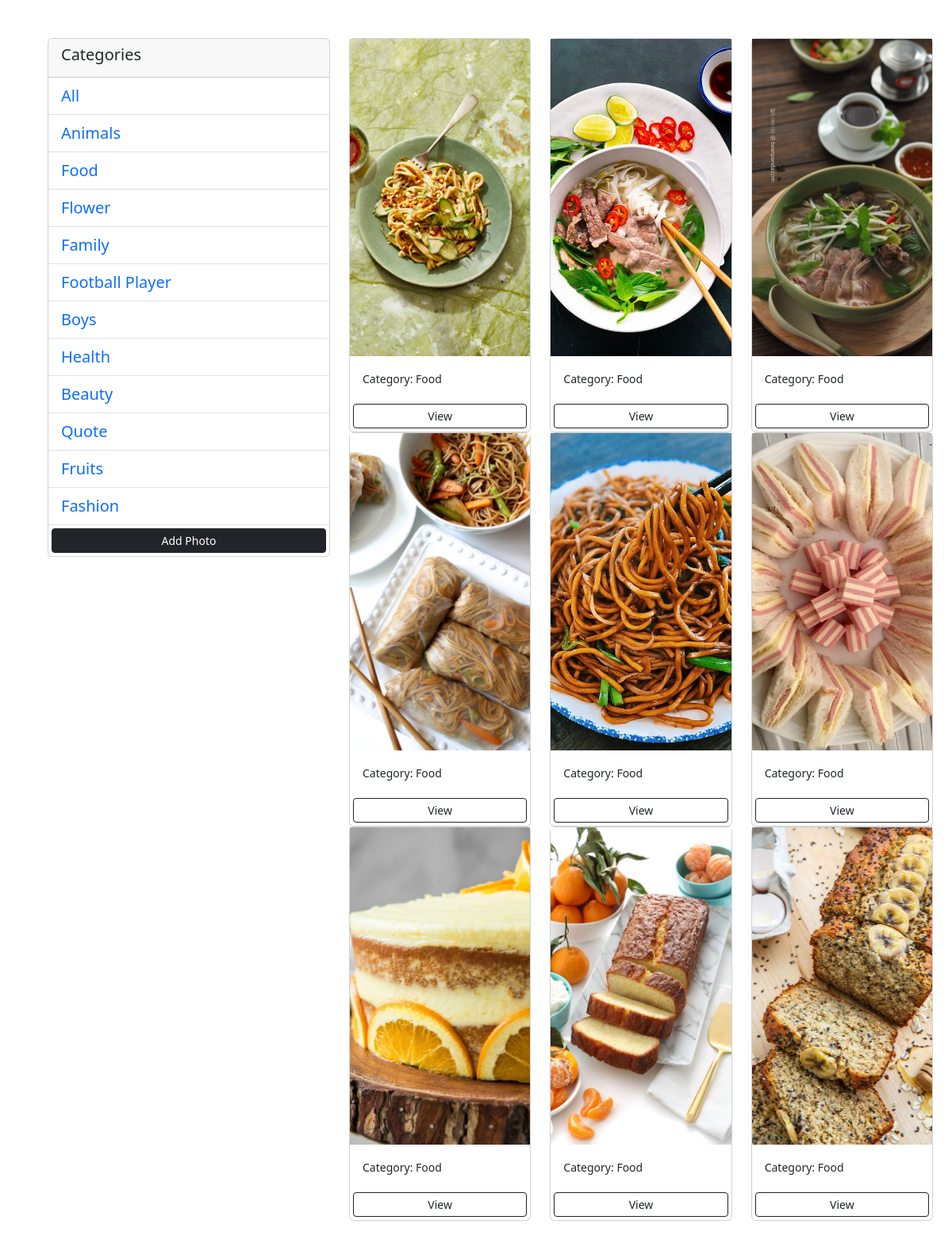
The app's page /?category=Food with its own data.
### myapp/models.py (models this page shows, shortened)
class Category(models.Model):
     name = models.CharField(max_length=100,   null=False, blank=False)
     def __str__(self):
          return self.name

class Photo(models.Model):
     category = models.ForeignKey(Category, on_delete=models.SET_NULL, null=True)
     title = models.CharField(max_length=100, null=True, blank=True)
     image = models.ImageField(null=False, blank=False)
     description = models.TextField()
     created=models.DateTimeField(auto_now=True,null=True)
     updated=models.DateTimeField(auto_now=True,null=True)

### myapp/views.py (the view)
# urls.py: path('', views.gallary, name= "gallary"),
def gallary(request):
     category = request.GET.get('category')
     if category == None:
          photos = Photo.objects.all()
     else:
          photos = Photo.objects.filter(category__name=category)
     categories = Category.objects.all()
     context = {
          'categories':categories,
          'photos':photos
     }
     return render(request, 'photos/gallary.html', context)

### myapp/templates/photos/gallary.html (shortened to what this page needs)
<!DOCTYPE html>
<html lang="en">
<head>
     <link href="https://cdn.jsdelivr.net/npm/bootstrap@5.3.1/dist/css/bootstrap.min.css" rel="stylesheet">
</head>
<body>
<div class="container m-5">
     <div class="row">
          <div class="col col-md-4">
               <div class="card">
                    <div class="card-header">
                      <h5>Categories</h5>
                    </div>
                    <ul class="list-group list-group-flush">
                      <li class="list-group-item">
                         <a href="{% url 'gallary' %}" class="lk">All</a>
                      </li>
                      {% for category in categories %}
                      <li class="list-group-item">
                         <a href="{% url 'gallary' %}?category={{category.name}}" class="lk">
                              {{ category.name }}
                         </a>
                    </li>
                      {% endfor %}
                         <a href="{% url 'addPhoto' %}" class="btn btn-block btn-dark btn-sm m-1">Add Photo</a>
                    </ul>
                  </div>
          </div>
          <div class="col col-md-8">
               <div class="row">
                    {% for photo in photos %}
                    <div class="col-md-4">
                         <div class="card">
                              <img src="{{ photo.image.url }}" class="image-thumbail" alt="...">
                              <div class="card-body">
                                <small>Category: {{ photo.category}}</small>
                              </div>
                              <a href="{% url 'photo' photo.id %}" class="btn btn-outline-dark btn-sm m-1">View</a>
                         </div>
                    </div>
                    {% empty %}
                    <h3>There is no any photos....</h3>
                    {% endfor %}
               </div>
          </div>
     </div>
</div>
</body>
</html>

### myapp/templates/photos/gallary.html (style rules this page uses)
.image-thumbail { height: 400px; object-fit: cover; }
.lk { text-decoration: none; font-size: 20px; }

### records on screen
Category: name "Animals"
Category: name "Food"
Category: name "Flower"
Category: name "Family"
Category: name "Football Player"
Category: name "Boys"
Category: name "Health"
Category: name "Beauty"
Category: name "Quote"
Category: name "Fruits"
Category: name "Fashion"
Photo: image (picture), category "Food"
Photo: image (picture), category "Food"
Photo: image (picture), category "Food"
Photo: image (picture), category "Food"
Photo: image (picture), category "Food"
Photo: image (picture), category "Food"
Photo: image (picture), category "Food"
Photo: image (picture), category "Food"
Photo: image (picture), category "Food"
